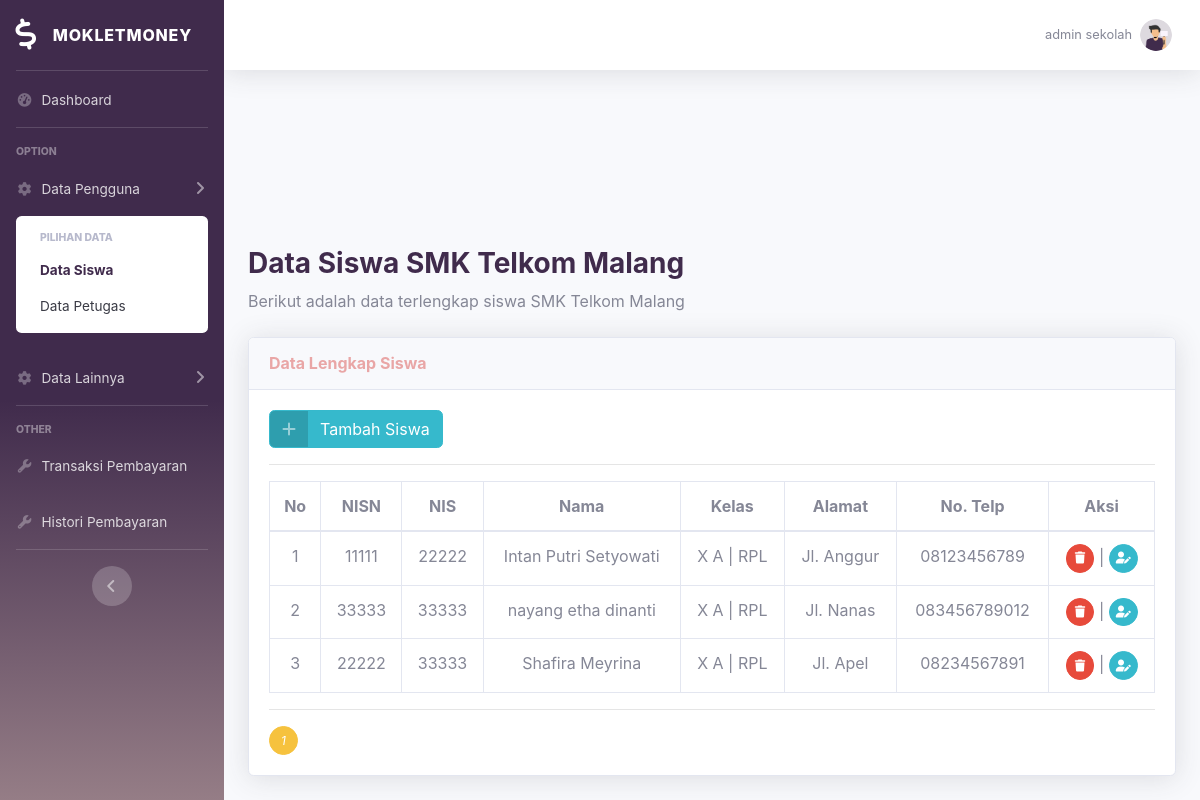
The app's page /siswa.php (signed in) with its own data.
### tables this page shows
CREATE TABLE `petugas` (
  `id_petugas` int(11) NOT NULL,
  `username` varchar(20) NOT NULL,
  `password` varchar(20) NOT NULL,
  `nama_petugas` varchar(20) NOT NULL,
  `level` enum('Administrator','Petugas') NOT NULL
);

CREATE TABLE `siswa` (
  `nisn` char(10) NOT NULL,
  `nis` int(10) NOT NULL,
  `nama` varchar(25) NOT NULL,
  `id_kelas` int(11) NOT NULL,
  `alamat` text NOT NULL,
  `no_telp` varchar(13) NOT NULL
);

CREATE TABLE `kelas` (
  `id_kelas` int(11) NOT NULL,
  `nama_kelas` varchar(10) NOT NULL,
  `kompetensi_keahlian` varchar(50) NOT NULL
);

### require.php (called while the page is built, shortened)
<?php
    if(!isset($_SESSION['username'])){
        header("location: login.php");
    }else{
        $username = $_SESSION['username'];
    }
?>

### siswa.php (the view, shortened to what this page needs)
<?php
    require_once("require.php");
?>
<!DOCTYPE html>
<html lang="en">
    <head>
        <link rel="stylesheet" type="text/css" href="css/main_style.css">
        <link rel="stylesheet" type="text/css" href="css/style.css">
    </head>
    <body id="page-top">
        <div id="wrapper">
            <ul class="navbar-nav bg-gradient-purple sidebar sidebar-dark accordion" id="accordionSidebar">
                <a class="sidebar-brand d-flex align-items-center justify-content-center">
                    <div class="sidebar-brand-icon rotate-n-15">
                        <i class="fas fa-dollar-sign"></i>
                    </div>
                    <div class="sidebar-brand-text mx-3">MOKLETMONEY</div>
                </a>
                <hr class="sidebar-divider my-0">
                <li class="nav-item">
                    <a class="nav-link" href="index.php">
                    <i class="fas fa-fw fa-tachometer-alt"></i>
                    <span>Dashboard</span></a>
                </li>
                <hr class="sidebar-divider">
                <div class="sidebar-heading">
                    OPTION
                </div>
                <?php
                    $panggil    = mysqli_query($db, "SELECT * FROM petugas WHERE username='$username'");
                    $hasil      = mysqli_fetch_assoc($panggil);
                    if($hasil['level'] == "Administrator"){
                ?>
                <li class="nav-item">
                    <a class="nav-link collapsed active" href="#" data-toggle="collapse" data-target="#collapseOne" aria-expanded="true" aria-controls="collapseOne">
                        <i class="fas fa-fw fa-cog"></i>
                        <span>Data Pengguna</span>
                    </a>
                    <div id="collapseOne" class="collapse show" aria-labelledby="headingOne" data-parent="#accordionSidebar">
                        <div class="bg-white py-2 collapse-inner rounded">
                            <h6 class="collapse-header">Pilihan Data</h6>
                            <a class="collapse-item active" href="siswa.php">Data Siswa</a>
                            <a class="collapse-item" href="petugas.php">Data Petugas</a>
                        </div>
                    </div>
                    <a class="nav-link collapsed" href="#" data-toggle="collapse" data-target="#collapseTwo" aria-expanded="true" aria-controls="collapseTwo">
                        <i class="fas fa-fw fa-cog"></i>
                        <span>Data Lainnya</span>
                    </a>
                </li>
                <hr class="sidebar-divider">
                <div class="sidebar-heading">
                    OTHER
                </div>
                <li class="nav-item">
                    <a class="nav-link" href="transaksi.php">
                        <i class="fas fa-fw fa-wrench"></i>
                        <span>Transaksi Pembayaran</span>
                    </a>
                </li>
                <li class="nav-item">
                    <a class="nav-link" href="history.php">
                        <i class="fas fa-fw fa-wrench"></i>
                        <span>Histori Pembayaran</span>
                    </a>
                </li>
                <hr class="sidebar-divider">
                <?php } ?>
                <div class="text-center d-none d-md-inline">
                    <button class="rounded-circle border-0" id="sidebarToggle"></button>
                </div>
            </ul>
            <div id="content-wrapper" class="d-flex flex-column">
                <div id="content">
                    <nav class="navbar navbar-expand navbar-light bg-white topbar mb-4 static-top shadow">
                        <ul class="navbar-nav ml-auto">
                            <li class="nav-item dropdown no-arrow">
                                <a class="nav-link dropdown-toggle" href="#" id="userDropdown" role="button" data-toggle="dropdown" aria-haspopup="true" aria-expanded="false">
                                    <span class="mr-2 d-none d-lg-inline text-gray-600 small"><?= $hasil['nama_petugas'] ?></span>
                                    <img class="img-profile rounded-circle"src="IMG/foto.png">
                                </a>
                            </li>
                        </ul>
                    </nav>
                </div>
                <div class="container-fluid">
                    <h1 class="h3 mb-2 font-weight-bold text-purple">Data Siswa SMK Telkom Malang</h1>
                    <p class="mb-4">Berikut adalah data terlengkap siswa SMK Telkom Malang</p>
                    <div class="card shadow mb-4">
                        <div class="card-header py-3">
                            <h6 class="m-0 font-weight-bold text-pink">Data Lengkap Siswa</h6>
                        </div>
                        <div class="card-body">
                            <div class="table-responsive">
                                <a href="tambah_siswa.php" class="btn btn-info btn-icon-split">
                                    <span class="icon text-white-50">
                                        <i class="fas fa-plus"></i>
                                    </span>
                                    <span class="text">Tambah Siswa</span>
                                </a><hr>
                                <table class="table table-bordered" id="dataTable" width="100%" cellspacing="0">
                                    <thead class="text-center">
                                        <tr>
                                            <th>No</th>
                                            <th>NISN</th>
                                            <th>NIS</th>
                                            <th>Nama</th>
                                            <th>Kelas</th>
                                            <th>Alamat</th>
                                            <th>No. Telp</th>
                                            <th>Aksi</th>
                                        </tr>
                                    </thead>
                                    <tbody class="text-center">
                                        <?php
                                            $totalDataHalaman   = 10;
                                            $data               = mysqli_query($db, "SELECT * FROM siswa");
                                            $hitung             = mysqli_num_rows($data);
                                            $totalHalaman       = ceil($hitung / $totalDataHalaman);
                                            $halAktif           = (isset($_GET['hal'])) ? $_GET['hal'] : 1;
                                            $dataAwal           = ($totalDataHalaman * $halAktif) - $totalDataHalaman;
                                            $sql = mysqli_query($db, "SELECT * FROM siswa JOIN kelas ON siswa.id_kelas = kelas.id_kelas ORDER BY nama LIMIT $dataAwal, $totalDataHalaman ");
                                            $no = 1;
                                            while($r = mysqli_fetch_assoc($sql)){
                                        ?>
                                        <tr>
                                            <td><?= $no ?></td>
                                            <td><?= $r['nisn']; ?></td>
                                            <td><?= $r['nis']; ?></td>
                                            <td><?= $r['nama']; ?></td>
                                            <td><?= $r['nama_kelas'] . " | " . $r['kompetensi_keahlian']; ?></td>
                                            <td><?= $r['alamat']; ?></td>
                                            <td><?= $r['no_telp']; ?></td>
                                            <td>
                                                <a href="?hapus&nisn=<?= $r['nisn'];?>" onclick="return confirm('Apakah anda yakin untuk menghapusnya ?')" class="btn btn-danger btn-circle btn-sm">
                                                    <i class="fas fa-trash"></i>
                                                </a>
                                                |
                                                <a href="edit_siswa.php?nisn=<?= $r['nisn']; ?>" class="btn btn-info btn-circle btn-sm">
                                                    <i class="fas fa-user-edit"></i>
                                                </a>
                                            </td>
                                        </tr>
                                        <?php $no++; } ?>
                                    </tbody>
                                </table> <hr>
                                <?php for($i=1; $i <= $totalHalaman; $i++): ?>
                                    <a href="?hal=<?= $i;?>"class="btn btn-warning btn-circle btn-sm">
                                        <i><?=$i;?></i>
                                    </a>
                                <?php endfor; ?>
                            </div>
                        </div>
                    </div>
                </div>
            </div>
        </div>
    </body>
</html>

### CSS/main_style.css (style rules this page uses)
:root { --main-purple: #402B4C; --purple: #957D86; --main-pink: #E9A6A6; --pink: #FBE3D7; --tosca: #86DFED; }
.bg-gradient-purple { background-color: var(--main-purple); background-image: linear-gradient(180deg, var(--main-purple) 50%, var(--purple) 100%); background-size: cover; }
.sidebar .nav-item .collapse .collapse-inner .collapse-item.active, .sidebar .nav-item .collapsing .collapse-inner .collapse-item.active { color: var(--main-purple); font-weight: 700; }
.text-purple { color: var(--main-purple) !important; }
.text-pink { color: var(--main-pink) !important; }

### records on screen
petugas: nama_petugas "admin sekolah"
siswa: nisn "11111", nis "22222", nama "Intan Putri Setyowati", id_kelas.nama_kelas "X A", id_kelas.kompetensi_keahlian "RPL", alamat "Jl. Anggur", no_telp "08123456789"
siswa: nisn "33333", nis "33333", nama "nayang etha dinanti", id_kelas.nama_kelas "X A", id_kelas.kompetensi_keahlian "RPL", alamat "Jl. Nanas", no_telp "083456789012"
siswa: nisn "22222", nis "33333", nama "Shafira Meyrina", id_kelas.nama_kelas "X A", id_kelas.kompetensi_keahlian "RPL", alamat "Jl. Apel", no_telp "08234567891"
